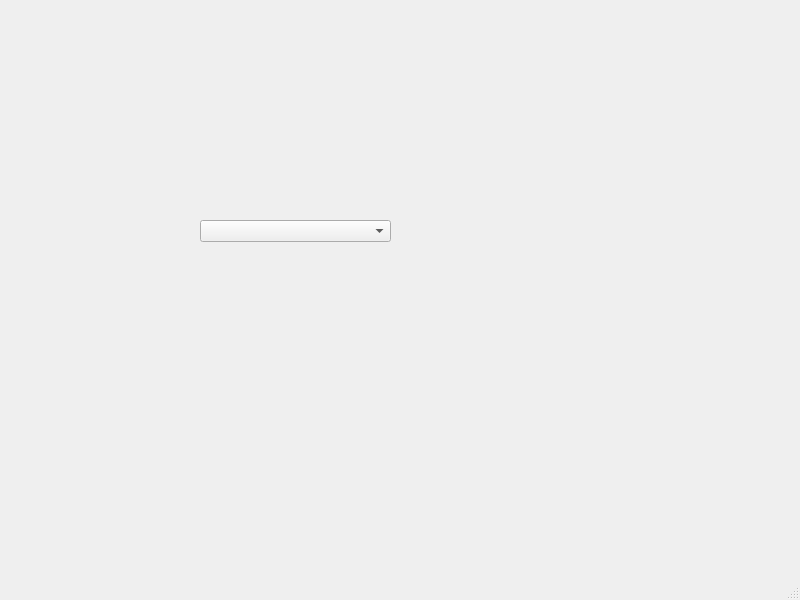
<?xml version="1.0" encoding="UTF-8"?>
<ui version="4.0">
 <class>MainWindow</class>
 <widget class="QMainWindow" name="MainWindow">
  <property name="geometry">
   <rect>
    <x>0</x>
    <y>0</y>
    <width>800</width>
    <height>600</height>
   </rect>
  </property>
  <property name="windowTitle">
   <string>MainWindow</string>
  </property>
  <widget class="QWidget" name="centralwidget">
   <widget class="QComboBox" name="comboBox">
    <property name="geometry">
     <rect>
      <x>200</x>
      <y>220</y>
      <width>191</width>
      <height>22</height>
     </rect>
    </property>
   </widget>
  </widget>
  <widget class="QMenuBar" name="menubar">
   <property name="geometry">
    <rect>
     <x>0</x>
     <y>0</y>
     <width>800</width>
     <height>21</height>
    </rect>
   </property>
  </widget>
  <widget class="QStatusBar" name="statusbar"/>
 </widget>
 <resources/>
 <connections/>
</ui>
